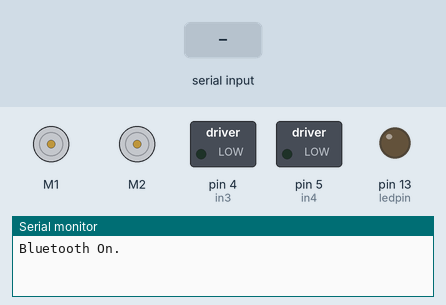
Simulated run of this sketch. Board: Arduino Uno, built with avr-gcc and run on an emulated ATmega328P. On the bench: 2 × DC motor (green arrow = forward, orange = backward, longer = faster), switched loads named in the sketch (green lamp = pin HIGH), output pins drawn as LEDs (lit = HIGH), the last lines printed to the serial monitor. The test bench sets the inputs (shaded band).

Above: at 1.2 s.
1.3 s: "1" received over Serial
At 1.55 s:
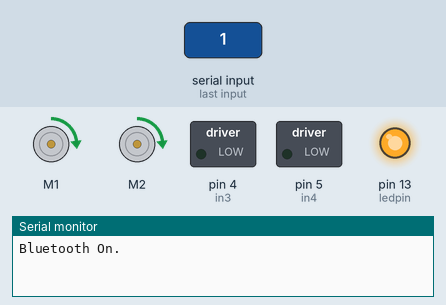
4.3 s: "2" received over Serial
At 4.82 s:
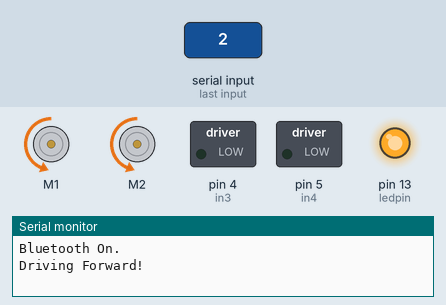
7.3 s: "3" received over Serial
At 7.79 s:
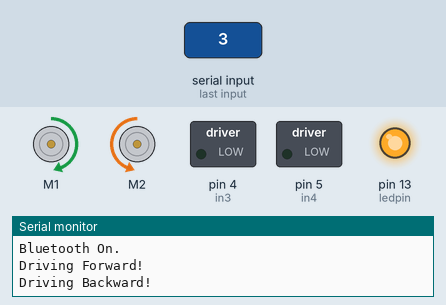
10.3 s: "1" received over Serial
At 10.76 s:
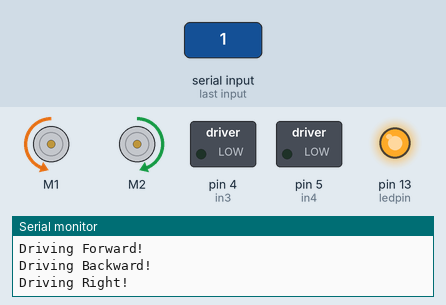
Timing chart, 0 to 13.8 s (numbered marks = the images above; inputs shaded):
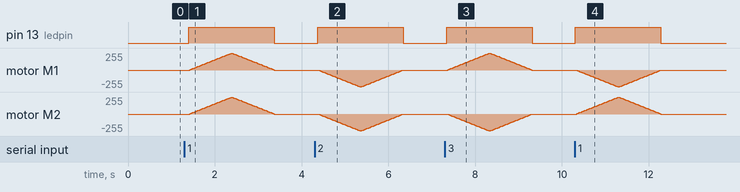

Measured:
- after the input at 1.3 s, pin 13 (ledpin): LOW → HIGH after 0.10 s, → LOW 2.0 s later; motor M1, motor M2: rises from stopped to forward 252/255 in 0.95 s, then falls to stopped in 0.99 s
- after the input at 4.3 s, pin 13 (ledpin): LOW → HIGH after 0.07 s, → LOW 2.0 s later
- after the input at 7.3 s, pin 13 (ledpin): LOW → HIGH at once, → LOW 2.0 s later; motor M1: rises from stopped to forward 252/255 in 0.95 s, then falls to stopped in 0.99 s
- after the input at 10.3 s, pin 13 (ledpin): LOW → HIGH at once, → LOW 2.0 s later; motor M2: rises from stopped to forward 252/255 in 0.95 s, then falls to stopped in 0.99 s

The sketch:

4th-draft-MotorDriver-Version.ino
```cpp
#include <DRV8835MotorShield.h>

int ledpin = 13;    // led on D13 will show blink on / off
int BluetoothData;  // the data given from Computer

int rxPin = 2;
int txPin = 3;

int in1 = 2;
int in2 = 3;
int in3 = 4;
int in4 = 5;

int in5;
int in6;
int in7;
int in8;

DRV8835MotorShield motors;


void setup() {

  Serial.begin(9600);
  Serial.println("Bluetooth On.");
  pinMode(ledpin, OUTPUT);

  pinMode(rxPin, INPUT);
  pinMode(txPin, OUTPUT);

  pinMode(in1, OUTPUT);
  pinMode(in2, OUTPUT);
  pinMode(in3, OUTPUT);
  pinMode(in4, OUTPUT);
}

void loop() {

  if (Serial.available()) {
    BluetoothData = Serial.read();

    if (BluetoothData == '1') {  // if number 1 is pressed ....

      digitalWrite(ledpin, 1);
      for (int speed = 0; speed <= 400; speed++) {
        motors.setM1Speed(speed);
        motors.setM2Speed(speed);
        delay(2);
      }

      for (int speed = 400; speed >= 0; speed--) {
        motors.setM1Speed(speed);
        motors.setM2Speed(speed);
        delay(2);
      }
      Serial.println("Driving Forward!");
      digitalWrite(ledpin, 0);
    }

    if (BluetoothData == '2') {  // if number 2 is pressed ....

      digitalWrite(ledpin, 1);
      for (int speed = 0; speed >= -400; speed--) {
        motors.setM1Speed(speed);
        motors.setM2Speed(speed);
        delay(2);
      }

      for (int speed = -400; speed <= 0; speed++) {
        motors.setM1Speed(speed);
        motors.setM2Speed(speed);
        delay(2);
      }
      Serial.println("Driving Backward!");
      digitalWrite(ledpin, 0);
    }

    if (BluetoothData == '3') {  // if number 3 is pressed ....

      motors.flipM1(true);
      digitalWrite(ledpin, 1);
      for (int speed = 0; speed >= -400; speed--) {
        motors.setM1Speed(speed);
        motors.setM2Speed(speed);
        delay(2);
      }

      for (int speed = -400; speed <= 0; speed++) {
        motors.setM1Speed(speed);
        motors.setM2Speed(speed);
        delay(2);
      }
      Serial.println("Driving Right!");
      digitalWrite(ledpin, 0);
    }

    if (BluetoothData == '4') {  // if number 4 is pressed ....

      motors.flipM2(true);
      digitalWrite(ledpin, 1);
      for (int speed = 0; speed >= -400; speed--) {
        motors.setM1Speed(speed);
        motors.setM2Speed(speed);
        delay(2);
      }

      for (int speed = -400; speed <= 0; speed++) {
        motors.setM1Speed(speed);
        motors.setM2Speed(speed);
        delay(2);
      }
      Serial.println("Driving Left!");
      digitalWrite(ledpin, 0);
    }

    if (BluetoothData == '5') {  // if number 5 is pressed ....

      digitalWrite(ledpin, 1);
      motors.setM1Speed(0);
      motors.setM2Speed(0);
      Serial.println("Driving Nowhere!");
      digitalWrite(ledpin, 0);
    }
  }
  delay(100);  // prepare for next input ...
}
```
